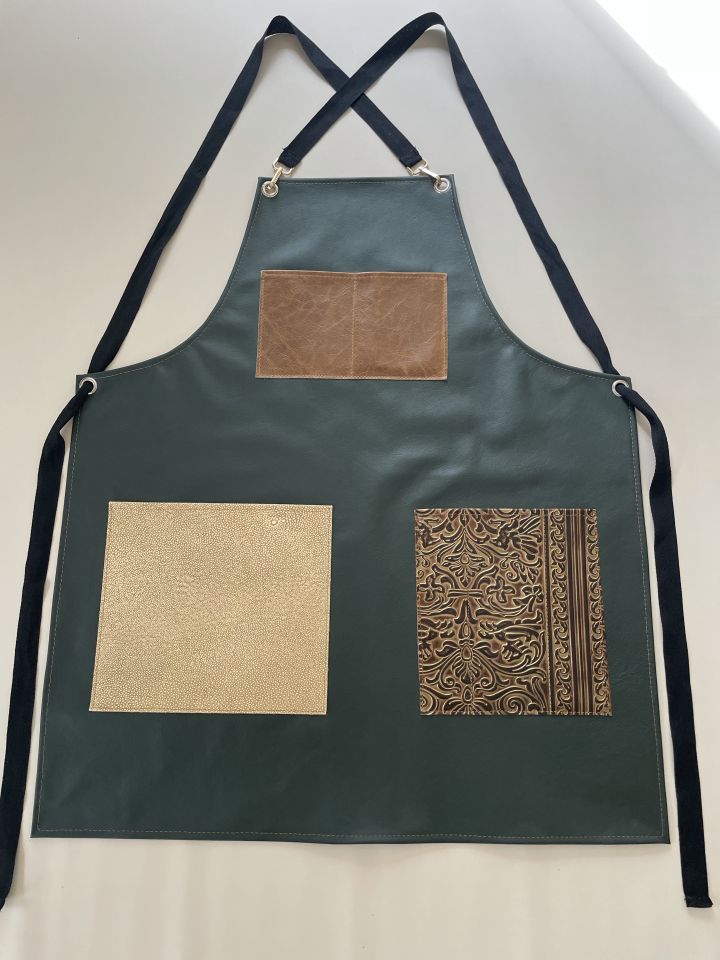
#> input picture product-intake/crossback/photo-5/original.jpg, 2880 x 3840 px, found by its file name (shown at 1/4 size)
$ python review-forest-straps.py
#> lines starting #> are read from the running program, lines starting #| are printed output that depends on the picture
"""Inspect Forest Mosaic ties at original pixel resolution on a dark backdrop."""
from pathlib import Path

import numpy as np
from PIL import Image, ImageOps
from scipy import ndimage

root = Path("tmp/forest-strap-review")
root.mkdir(parents=True, exist_ok=True)
source = ImageOps.exif_transpose(Image.open("product-intake/crossback/photo-5/original.jpg")).convert("RGB")
#> source is the input picture: PIL image 2880x3840 RGB; mean R, G, B 139.1, 137.8, 129.3
versions = [("source", source)]
for version in (2, 3):
    path = Path(f"public/images/products/forest-mosaic-crossback-v{version}.png")
    if not path.exists():
        continue
    cutout = Image.open(path).crop((64, 64, 2944, 3904))
    matte = Image.new("RGBA", cutout.size, "#080706")
    matte.alpha_composite(cutout)
    versions.append((f"v{version}", matte.convert("RGB")))

scale = 2880 / 1368
for label, bounds in {
    "left-upper": (55, 740, 190, 970),
    "left-lower": (0, 1400, 110, 1740),
    "right-upper": (1170, 735, 1335, 1000),
    "right-lower": (1250, 1450, 1368, 1750),
}.items():
    box = tuple(round(value * scale) for value in bounds)
    crops = [image.crop(box) for _, image in versions]
    sheet = Image.new("RGB", (crops[0].width * len(crops), crops[0].height))
    for index, crop in enumerate(crops):
        sheet.paste(crop, (index * crop.width, 0))
    sheet.save(root / f"{label}.png")
#> this loop made 4 passes
#> pass 1, `sheet.save(root / f"{label}.png")`:
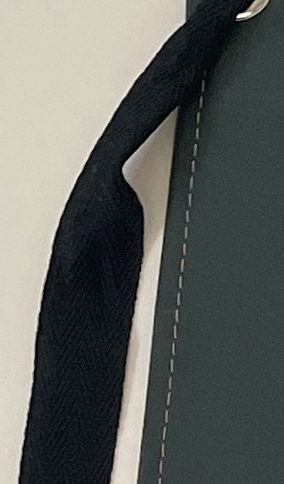
#> saved as left-upper.png: PIL image 284x484 RGB; mean R, G, B 95.2, 98, 94.1
#> pass 2, `sheet.save(root / f"{label}.png")`:
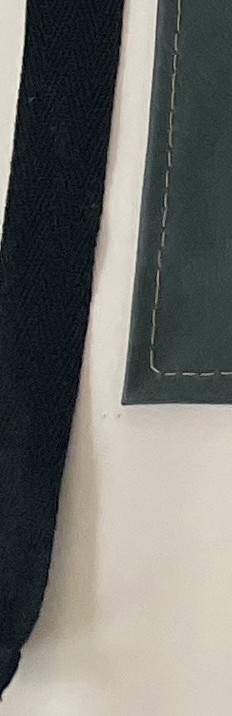
#> saved as left-lower.png: PIL image 232x716 RGB; mean R, G, B 112.6, 113.7, 108.8
#> after the loop:
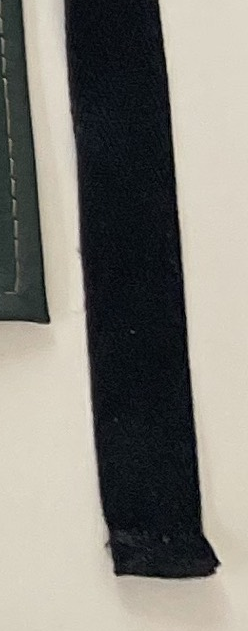
#> crop: PIL image 248x631 RGB; mean R, G, B 129.3, 127.2, 120.1

#> (the run stopped early here; a loop or call above may not have finished)
